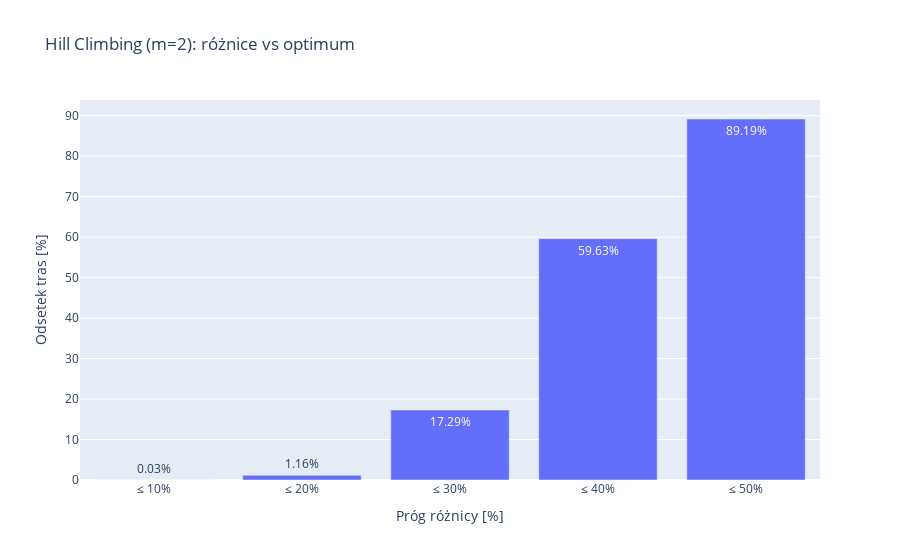

The code cell stored with this chart in its notebook:
### Markdown cell above
# Wykresy

### Code cell
def run_hc_many(problem, opt_cost: float, runs: int = 1000):
    costs = np.empty(runs, dtype=int)

    for i in range(runs):
        _, c, _, _ = hill_climb_fast(problem)
        costs[i] = c

    rel_diffs = ((costs - opt_cost) / opt_cost) * 100.0
    rel_diffs = np.maximum(rel_diffs, 0.0)
    return costs, rel_diffs

def plot_bar_rel_diffs(rel_diffs, thresholds=(10, 20, 30, 40, 50), title="Hill Climbing (m=2): różnice vs optimum"):
    thresholds = list(thresholds)
    total = len(rel_diffs)
    counts = [(rel_diffs <= t).sum() for t in thresholds]
    percents = [c * 100.0 / total if total > 0 else 0.0 for c in counts]

    fig = go.Figure()
    fig.add_trace(go.Bar(
        x=[f"≤ {t}%" for t in thresholds],
        y=percents,
        text=[f"{p:.2f}%" for p in percents],
        textposition="auto"
    ))
    fig.update_layout(
        title=title,
        xaxis_title="Próg różnicy [%]",
        yaxis_title="Odsetek tras [%]"
    )

    return fig, {"thresholds": thresholds, "counts": counts, "percents": percents, "total": total}


costs, rel_diffs = run_hc_many(problem, tour_cost(optimal_tour), runs=10000)

fig, _ = plot_bar_rel_diffs(rel_diffs)

print(costs)
fig.show()

### Figure 1 — Plotly figure (JSON) as saved in the notebook; plotly's stock layout.template omitted (floating-point values rounded to 4 significant figures)
{"data": [{"text": ["0.03%", "1.16%", "17.29%", "59.63%", "89.19%"], "textposition": "auto", "type": "bar", "x": ["≤ 10%", "≤ 20%", "≤ 30%", "≤ 40%", "≤ 50%"], "y": [0.03, 1.16, 17.29, 59.63, 89.19]}], "layout": {"title": {"text": "Hill Climbing (m=2): różnice vs optimum"}, "xaxis": {"title": {"text": "Próg różnicy [%]"}}, "yaxis": {"title": {"text": "Odsetek tras [%]"}}}}
